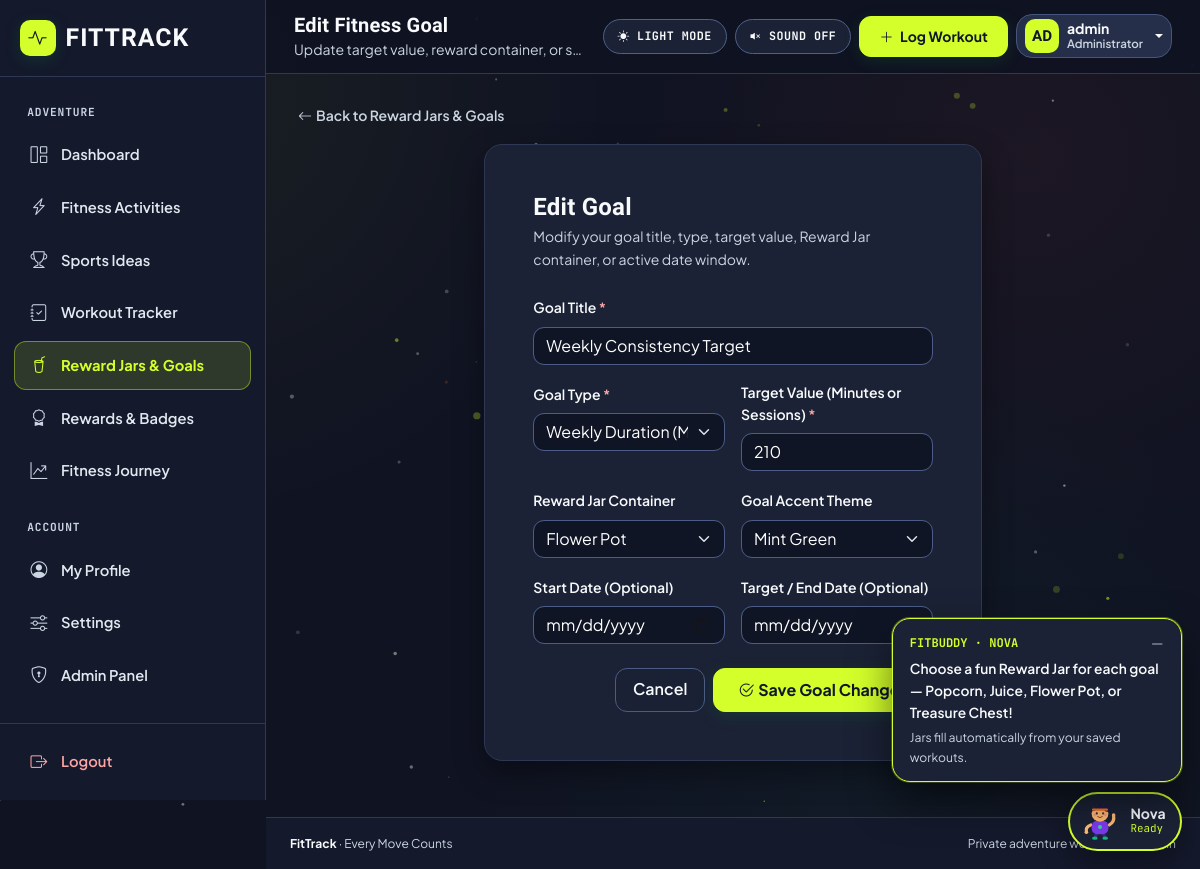
The page /goals/2/edit/ (signed in) on the database its author committed.
### fitness/models.py (models this page shows, shortened)
class UserProfile(models.Model):
    GENDER_CHOICES = [
        ("", "Prefer not to say"),
        ("Female", "Female"),
        ("Male", "Male"),
        ("Non-binary", "Non-binary"),
        ("Other", "Other"),
    ]
    FITNESS_LEVEL_CHOICES = [
        ("Beginner", "Beginner"),
        ("Intermediate", "Intermediate"),
        ("Advanced", "Advanced"),
    ]
    PRIMARY_GOAL_CHOICES = [
        ("Weight Management", "Weight Management"),
        ("Muscle Building", "Muscle Building"),
        ("Improve Stamina", "Improve Stamina"),
        ("General Fitness", "General Fitness"),
        ("Flexibility", "Flexibility"),
    ]
    ENVIRONMENT_CHOICES = [
        ("Home", "Home"),
        ("Gym", "Gym"),
        ("Outdoor", "Outdoor"),
        ("Sports", "Sports"),
    ]
    COMPANION_FEMALE = "female"
    COMPANION_MALE = "male"
    COMPANION_CHOICES = [
        (COMPANION_FEMALE, "Nova · Energetic Coach (Female Buddy)"),
        (COMPANION_MALE, "Atlas · Cheerful Trainer (Male Buddy)"),
    ]
    user = models.OneToOneField(
        User, on_delete=models.CASCADE, related_name="profile"
    )
    age = models.PositiveIntegerField(
        null=True,
        blank=True,
        validators=[MinValueValidator(10), MaxValueValidator(110)],
    )
    gender = models.CharField(max_length=25, blank=True, choices=GENDER_CHOICES)
    fitness_level = models.CharField(
        max_length=20, choices=FITNESS_LEVEL_CHOICES, default="Beginner"
    )
    primary_goal = models.CharField(
        max_length=40, choices=PRIMARY_GOAL_CHOICES, default="General Fitness"
    )
    preferred_environment = models.CharField(
        max_length=20, choices=ENVIRONMENT_CHOICES, default="Outdoor"
    )
    companion_choice = models.CharField(
        max_length=16, choices=COMPANION_CHOICES, default=COMPANION_FEMALE
    )
    tutorial_completed = models.BooleanField(default=False)
    profile_completed = models.BooleanField(default=False)
    created_at = models.DateTimeField(auto_now_add=True)
    updated_at = models.DateTimeField(auto_now=True)
    class Meta:
        verbose_name = "User Profile"
        verbose_name_plural = "User Profiles"
    def display_name(self) -> str:
        full_name = (self.user.get_full_name() or "").strip()
        return full_name if full_name else self.user.username
    def initials(self) -> str:
        name = self.display_name()
        parts = [p for p in name.split() if p]
        if len(parts) >= 2:
            return (parts[0][0] + parts[-1][0]).upper()
        return name[:2].upper()

class FitnessGoal(models.Model):
    GOAL_DAILY = "Daily"
    GOAL_WEEKLY = "Weekly"
    GOAL_WEEKLY_FREQ = "Weekly Frequency"
    GOAL_TYPE_CHOICES = [
        (GOAL_DAILY, "Daily Duration (Minutes)"),
        (GOAL_WEEKLY, "Weekly Duration (Minutes)"),
        (GOAL_WEEKLY_FREQ, "Weekly Frequency (Workouts)"),
    ]
    CONTAINER_POPCORN = "popcorn"
    CONTAINER_JUICE = "juice"
    CONTAINER_BOTTLE = "bottle"
    CONTAINER_FLOWER = "flower"
    CONTAINER_TREASURE = "treasure"
    CONTAINER_FISHTANK = "fishtank"
    CONTAINER_CHOICES = [
        (CONTAINER_POPCORN, "Popcorn Bucket"),
        (CONTAINER_JUICE, "Juice Glass"),
        (CONTAINER_BOTTLE, "Water Bottle"),
        (CONTAINER_FLOWER, "Flower Pot"),
        (CONTAINER_TREASURE, "Treasure Chest"),
        (CONTAINER_FISHTANK, "Fish Tank"),
    ]
    THEME_PURPLE = "purple"
    THEME_MINT = "mint"
    THEME_PEACH = "peach"
    THEME_SKY = "sky"
    THEME_CHOICES = [
        (THEME_PURPLE, "Vibrant Purple"),
        (THEME_MINT, "Mint Green"),
        (THEME_PEACH, "Warm Peach"),
        (THEME_SKY, "Sky Blue"),
    ]
    user = models.ForeignKey(
        User, on_delete=models.CASCADE, related_name="fitness_goals"
    )
    title = models.CharField(max_length=150)
    goal_type = models.CharField(
        max_length=25, choices=GOAL_TYPE_CHOICES, default=GOAL_DAILY
    )
    target_minutes = models.PositiveIntegerField(
        validators=[MinValueValidator(1), MaxValueValidator(3000)],
        help_text="Target minutes (for duration goals) or sessions (for frequency goals)",
    )
    reward_container = models.CharField(
        max_length=20, choices=CONTAINER_CHOICES, default=CONTAINER_JUICE
    )
    theme_color = models.CharField(
        max_length=20, choices=THEME_CHOICES, default=THEME_PURPLE
    )
    start_date = models.DateField(null=True, blank=True)
    end_date = models.DateField(null=True, blank=True)
    is_active = models.BooleanField(default=True)
    celebrated_at = models.DateTimeField(null=True, blank=True)
    created_at = models.DateTimeField(auto_now_add=True)
    class Meta:
        ordering = ["-is_active", "-created_at"]
        verbose_name = "Fitness Goal"
        verbose_name_plural = "Fitness Goals"

### fitness/views.py (the view)
# urls.py: path("goals/<int:pk>/edit/", views.edit_goal, name="edit_goal"),
@login_required
def edit_goal(request, pk):
    profile = get_or_create_profile(request.user)
    goal = get_object_or_404(FitnessGoal, pk=pk, user=request.user)
    if request.method == "POST":
        form = FitnessGoalForm(request.POST, instance=goal)
        if form.is_valid():
            updated = form.save()
            celebration = evaluate_user_gamification(request.user)
            queue_celebration(request, celebration)
            messages.success(request, f"Updated goal '{updated.title}'.")
            return redirect("fitness:goals")
        messages.error(request, "Please correct the highlighted goal fields.")
    else:
        form = FitnessGoalForm(instance=goal)
    fitbuddy = get_fitbuddy_state(request.user, profile, page_key="goals")
    return render(
        request,
        "fitness/goal_edit.html",
        {
            "profile": profile,
            "fitbuddy": fitbuddy,
            "form": form,
            "goal": goal,
            "container_choices": FitnessGoal.CONTAINER_CHOICES,
            "theme_choices": FitnessGoal.THEME_CHOICES,
        },
    )

### fitness/views.py (called while the page is built)
def get_or_create_profile(user):
    profile, _ = UserProfile.objects.get_or_create(user=user)
    return profile

### templates/fitness/goal_edit.html (shortened to what this page needs)
{% extends "base_app.html" %}
{% block topbar_title %}Edit Fitness Goal{% endblock %}
{% block topbar_subtitle %}Update target value, reward container, or schedule for {{ goal.title }}{% endblock %}
{% block content %}
<div class="mb-3">
  <a href="{% url 'fitness:goals' %}" class="text-decoration-none small fw-semibold text-secondary">
    <i class="bi bi-arrow-left me-1" aria-hidden="true"></i>Back to Reward Jars &amp; Goals
  </a>
</div>
<div class="row justify-content-center">
  <div class="col-lg-7">
    <div class="surface-card p-4 p-lg-5">
      <h1 class="h4 fw-bold mb-1">Edit Goal</h1>
      <p class="small text-secondary mb-4">Modify your goal title, type, target value, Reward Jar container, or active date window.</p>
      <form method="post" novalidate>
        <div class="mb-3">
          <label for="{{ form.title.id_for_label }}" class="form-label fw-semibold small">
            {{ form.title.label }} <span class="text-danger">*</span>
          </label>
          {{ form.title }}
        </div>
        <div class="row g-3 mb-3">
          <div class="col-sm-6">
            <label for="{{ form.goal_type.id_for_label }}" class="form-label fw-semibold small">
              {{ form.goal_type.label }} <span class="text-danger">*</span>
            </label>
            {{ form.goal_type }}
          </div>
          <div class="col-sm-6">
            <label for="{{ form.target_minutes.id_for_label }}" class="form-label fw-semibold small">
              {{ form.target_minutes.label }} <span class="text-danger">*</span>
            </label>
            {{ form.target_minutes }}
          </div>
        </div>
        <div class="row g-3 mb-3">
          <div class="col-sm-6">
            <label for="{{ form.reward_container.id_for_label }}" class="form-label fw-semibold small">
              {{ form.reward_container.label }}
            </label>
            {{ form.reward_container }}
          </div>
          <div class="col-sm-6">
            <label for="{{ form.theme_color.id_for_label }}" class="form-label fw-semibold small">
              {{ form.theme_color.label }}
            </label>
            {{ form.theme_color }}
          </div>
        </div>
        <div class="row g-3 mb-4">
          <div class="col-sm-6">
            <label for="{{ form.start_date.id_for_label }}" class="form-label fw-semibold small">
              {{ form.start_date.label }}
            </label>
            {{ form.start_date }}
          </div>
          <div class="col-sm-6">
            <label for="{{ form.end_date.id_for_label }}" class="form-label fw-semibold small">
              {{ form.end_date.label }}
            </label>
            {{ form.end_date }}
          </div>
        </div>
        <div class="d-flex justify-content-end gap-2">
          <a href="{% url 'fitness:goals' %}" class="btn btn-outline-navy">Cancel</a>
          <button type="submit" class="btn btn-emerald px-4">
            <i class="bi bi-check2-circle me-1" aria-hidden="true"></i>Save Goal Changes
          </button>
        </div>
      </form>
    </div>
  </div>
</div>
{% endblock %}

### templates/base_app.html (shortened to what this page needs)
{% load static %}
<!DOCTYPE html>
<html lang="en" data-theme="dark" data-bs-theme="dark">
  <head>
    <link
      href="https://cdn.jsdelivr.net/npm/bootstrap@5.3.3/dist/css/bootstrap.min.css"
      rel="stylesheet"
    />
    <link
      href="https://cdn.jsdelivr.net/npm/bootstrap-icons@1.11.3/font/bootstrap-icons.min.css"
      rel="stylesheet"
    />
    <link href="{% static 'css/style.css' %}?v=20261119-4" rel="stylesheet" />
  </head>
  <body>
    <div class="app-shell">
      <aside class="app-sidebar d-none d-lg-flex" aria-label="Sidebar">
        {% include "partials/sidebar_nav.html" %}
      </aside>
      <div class="app-main-column">
        <header class="app-topbar d-flex justify-content-between align-items-center gap-3">
          <div class="d-flex align-items-center gap-3 min-w-0">
            <div class="min-w-0">
              <div class="fw-bold text-ink-bright text-truncate font-display fs-5 lh-sm">
                {% block topbar_title %}Personal Fitness Adventure{% endblock %}
              </div>
              <div class="small text-ink-muted d-none d-sm-block text-truncate">
                {% block topbar_subtitle %}Every Move Counts &middot; Every Goal Unlocks Something{% endblock %}
              </div>
            </div>
          </div>
          <div class="d-flex align-items-center gap-2 flex-shrink-0">
            <button
              type="button"
              class="hud-pill-btn"
              data-theme-toggle
              aria-pressed="false"
              title="Switch between Dark Mode and Light Mode"
            >
              <i class="bi bi-sun-fill" aria-hidden="true"></i>
              <span class="d-none d-sm-inline" data-theme-label>LIGHT MODE</span>
            </button>
            <button
              type="button"
              class="hud-pill-btn d-none d-md-inline-flex"
              data-sound-toggle
              aria-pressed="false"
              title="Toggle kinetic track sound effects"
            >
              <i class="bi bi-volume-mute-fill" aria-hidden="true"></i>
              <span>SOUND OFF</span>
            </button>
            <a
              href="{% url 'fitness:workouts' %}#log-workout-form"
              class="btn btn-lime btn-sm text-nowrap"
            >
              <i class="bi bi-plus-lg me-1" aria-hidden="true"></i>
              <span class="d-none d-sm-inline">Log Workout</span>
            </a>
            <div class="dropdown">
              <button
                class="btn btn-navy d-flex align-items-center gap-2 px-2 py-1 rounded-4 dropdown-toggle"
                type="button"
                id="userProfileDropdown"
                data-bs-toggle="dropdown"
                aria-expanded="false"
              >
                <span class="avatar-circle" aria-hidden="true">
                  {% if profile %}{{ profile.initials }}{% else %}{{ request.user.username|slice:":2"|upper }}{% endif %}
                </span>
                <span class="d-none d-md-inline text-start">
                  <span class="d-block small fw-bold text-ink-bright lh-1">
                    {% if profile %}{{ profile.display_name }}{% else %}{{ request.user.username }}{% endif %}
                  </span>
                  <span class="d-block text-ink-muted" style="font-size: 0.72rem;">
                    {% if request.user.is_staff %}Administrator{% else %}Adventurer{% endif %}
                  </span>
                </span>
              </button>
            </div>
          </div>
        </header>
        <main class="app-content-area">
          {% block content %}{% endblock %}
        </main>
        <footer class="app-footer py-3 px-4 mt-auto">
          <div class="d-flex flex-column flex-sm-row justify-content-between align-items-center gap-2 small">
            <span><strong class="text-ink-bright">FitTrack</strong> &middot; Every Move Counts</span>
            <span>Private adventure workspace &middot; {{ request.user.username }}</span>
          </div>
        </footer>
      </div>
    </div>
    {% include "partials/fitbuddy_widget.html" %}
  </body>
</html>

### rows shown on the page
UserProfile: initials "AD", display_name "admin"
FitnessGoal: title "Weekly Consistency Target", goal_type "Weekly Duration (Minutes)", target_minutes "210", reward_container "Flower Pot", theme_color "Mint Green"

### other values the page prints
{{ fitbuddy.companion_name|upper }} "NOVA"
{{ fitbuddy.message }} "Choose a fun Reward Jar for each goal — Popcorn, Juice, Flower Pot, or Treasure Chest!"
{{ fitbuddy.sub_hint }} "Jars fill automatically from your saved workouts."
{{ fitbuddy.companion_name }} "Nova"
